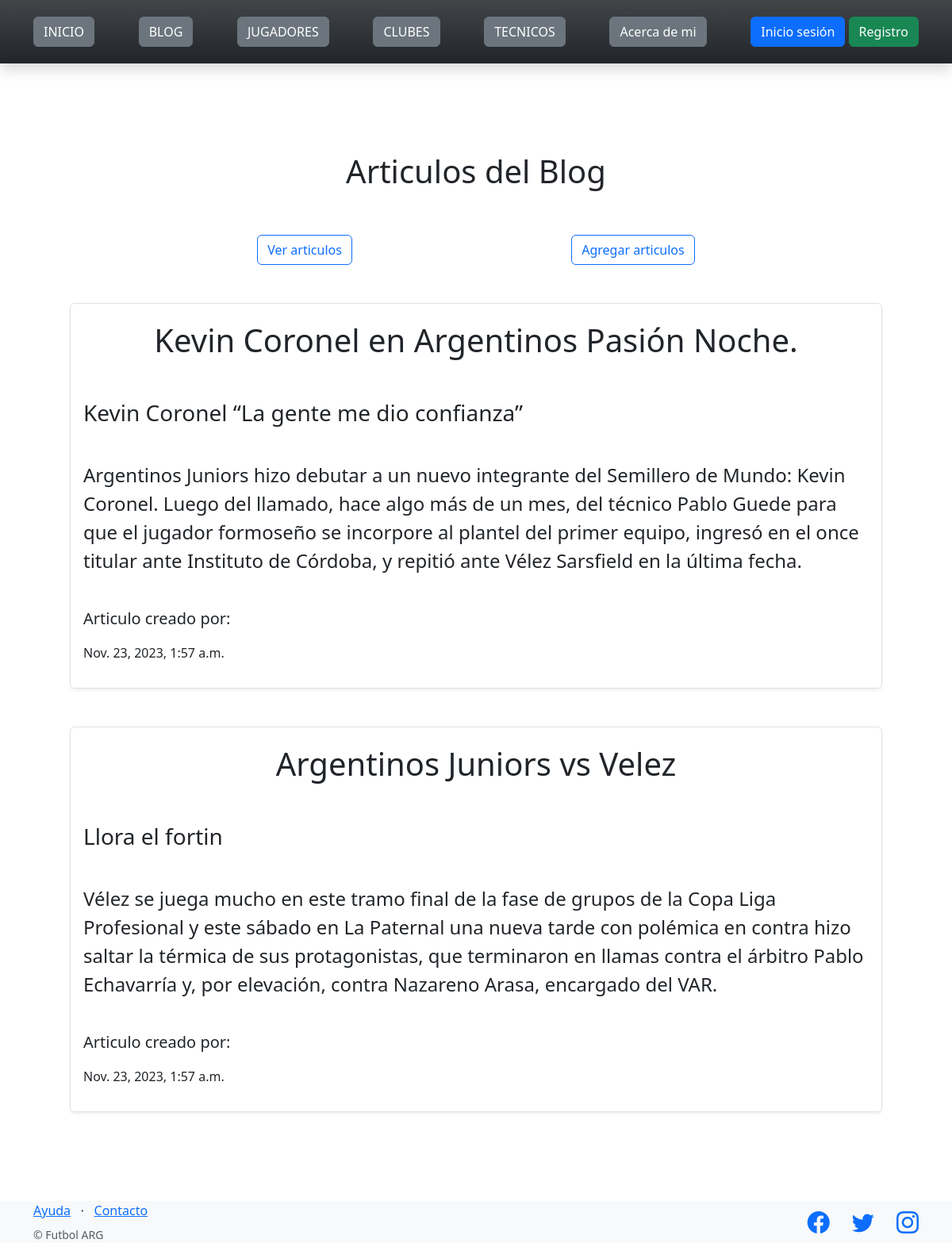
Page /futbol/articulos/ on the earlier database version.
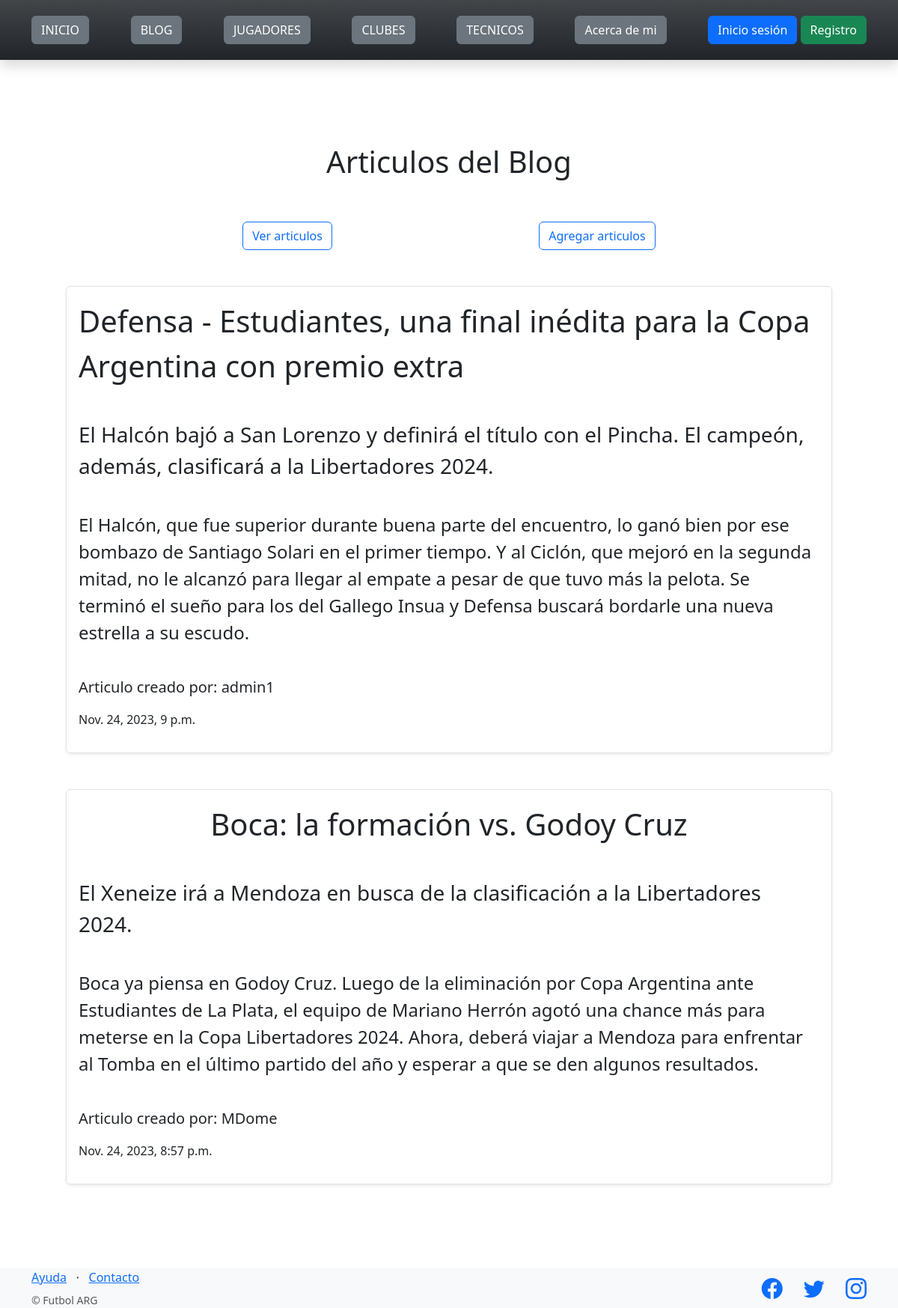
Same page on the later database version.
### control_futbol/models.py (models this page shows)
class Articulo(models.Model):
    titulo = models.CharField(max_length=256)
    subtitulo = models.CharField(max_length=256)
    cuerpo = models.TextField()
    fecha = models.DateTimeField(auto_now_add=True)
    creador = models.ForeignKey(User, on_delete=models.SET_NULL, null=True)

### control_futbol/views.py (the view)
# urls.py: path("articulos/",  listar_articulo, name="lista_articulos"),
def listar_articulo(request):
    contexto = {
        "articulos": Articulo.objects.all().order_by('-fecha'),
    }
    http_response = render(
        request = request,
        template_name = 'control_futbol/lista_articulos.html',
        context=contexto,
    )
    return http_response

### control_futbol/templates/control_futbol/lista_articulos.html (shortened to what this page needs)
{% extends "base.html" %}
{% block contenido %}
<h1 class="d-flex justify-content-center">Articulos del Blog</h1>
<br><br>
<section class="d-flex justify-content-evenly">
    <a href="{% url 'lista_articulos' %}"><button type="button" class="btn btn-outline-primary">Ver articulos</button></a>
    <a href="{% url 'agregar_articulos' %}"><button type="button" class="btn btn-outline-primary">Agregar articulos</button></a>
</section>
<br><br>
{% for Articulo in articulos %}
    <section class="d-flex justify-content-center">
        <div class="shadow-sm p-3 mb-5 d-block border rounded" style="max-width:1024px;min-width: 80%;">
            <div class="d-flex justify-content-center fs-1">
                <p>{{ Articulo.titulo }} </p>
            </div>
            <br>
            <div class="d-flex justify-content-start fs-3">
                <p>{{ Articulo.subtitulo }}</p>
            </div>
            <br>
            <div class="d-flex justify-content-start fs-4">
                <p>{{ Articulo.cuerpo }}</p>
            </div>
            <br>
            <div class="d-flex justify-content-start fs-5">
                <p>Articulo creado por: {{ Articulo.creador.username }}</p>
            </div>
            <div class="justify-content-start">
                <p>{{ Articulo.fecha }}</p>
            </div>
        </div>
    </section>
{% endfor %}
{% endblock contenido %}

Differences in the rows shown:
removed Articulo: titulo "Kevin Coronel en Argentinos Pasión Noche.", subtitulo "Kevin Coronel “La gente me dio confianza”", cuerpo "Argentinos Juniors hizo debutar a un nuevo integrante del Semillero de Mundo: Kevin Coronel. Luego del llamado, hace algo más de un mes, del técnico Pablo Guede para que el jugador formoseño se incorpore al plantel del primer equipo, ingresó en el once titular ante Instituto de Córdoba, y repitió ante Vélez Sarsfield en la última fecha.", fecha "Nov. 23, 2023, 1:57 a.m."
removed Articulo: titulo "Argentinos Juniors vs Velez", subtitulo "Llora el fortin", cuerpo "Vélez se juega mucho en este tramo final de la fase de grupos de la Copa Liga Profesional y este sábado en La Paternal una nueva tarde con polémica en contra hizo saltar la térmica de sus protagonistas, que terminaron en llamas contra el árbitro Pablo Echavarría y, por elevación, contra Nazareno Arasa, encargado del VAR.", fecha "Nov. 23, 2023, 1:57 a.m."
added Articulo: titulo "Defensa - Estudiantes, una final inédita para la Copa Argentina con premio extra", subtitulo "El Halcón bajó a San Lorenzo y definirá el título con el Pincha. El campeón, además, clasificará a la Libertadores 2024.", cuerpo "El Halcón, que fue superior durante buena parte del encuentro, lo ganó bien por ese bombazo de Santiago Solari en el primer tiempo. Y al Ciclón, que mejoró en la segunda mitad, no le alcanzó para llegar al empate a pesar de que tuvo más la pelota. Se terminó el sueño para los del Gallego Insua y Defensa buscará bordarle una nueva estrella a su escudo.", creador.username "admin1", fecha "Nov. 24, 2023, 9 p.m."
added Articulo: titulo "Boca: la formación vs. Godoy Cruz", subtitulo "El Xeneize irá a Mendoza en busca de la clasificación a la Libertadores 2024.", cuerpo "Boca ya piensa en Godoy Cruz. Luego de la eliminación por Copa Argentina ante Estudiantes de La Plata, el equipo de Mariano Herrón agotó una chance más para meterse en la Copa Libertadores 2024. Ahora, deberá viajar a Mendoza para enfrentar al Tomba en el último partido del año y esperar a que se den algunos resultados.", creador.username "MDome", fecha "Nov. 24, 2023, 8:57 p.m."
